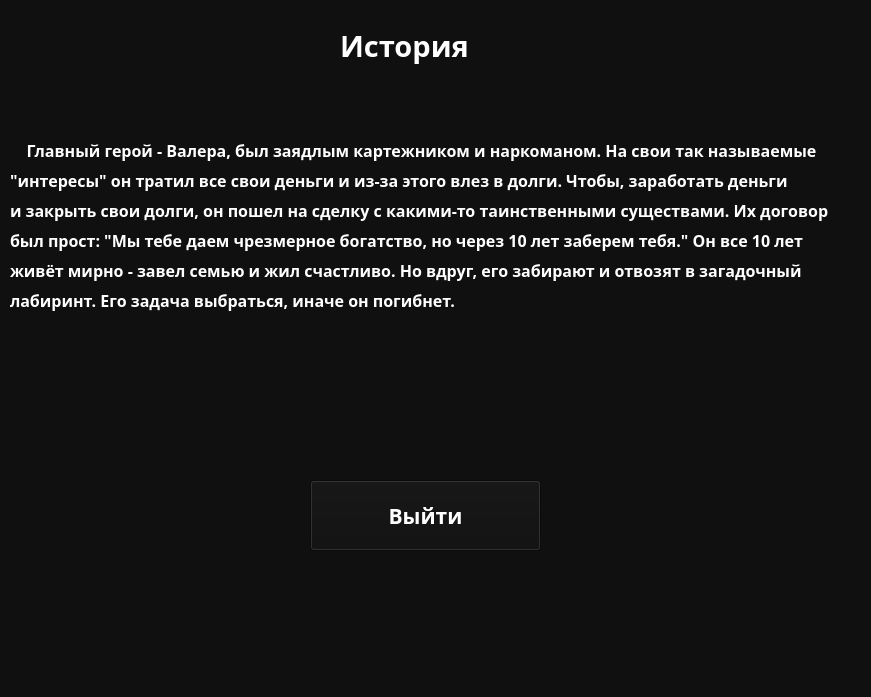
<?xml version="1.0" encoding="UTF-8"?>
<ui version="4.0">
 <class>MainWindow</class>
 <widget class="QMainWindow" name="MainWindow">
  <property name="geometry">
   <rect>
    <x>0</x>
    <y>0</y>
    <width>871</width>
    <height>697</height>
   </rect>
  </property>
  <property name="windowTitle">
   <string>MainWindow</string>
  </property>
  <property name="styleSheet">
   <string notr="true">QWidget {
	color: white;
	background-color: #101010;
	font-family: Rubik;
	font-size: 16pt;
	font-weight: 600;
}</string>
  </property>
  <widget class="QWidget" name="centralwidget">
   <widget class="QLabel" name="label_2">
    <property name="geometry">
     <rect>
      <x>10</x>
      <y>140</y>
      <width>851</width>
      <height>21</height>
     </rect>
    </property>
    <property name="styleSheet">
     <string notr="true">QWidget {
	color: white;
	background-color: #101010;
	font-family: Rubik;
	font-size: 12pt;
	font-weight: 600;
}</string>
    </property>
    <property name="text">
     <string>    Главный герой - Валера, был заядлым картежником и наркоманом. На свои так называемые</string>
    </property>
   </widget>
   <widget class="QPushButton" name="va">
    <property name="geometry">
     <rect>
      <x>310</x>
      <y>480</y>
      <width>231</width>
      <height>71</height>
     </rect>
    </property>
    <property name="text">
     <string>Выйти</string>
    </property>
   </widget>
   <widget class="QLabel" name="label">
    <property name="geometry">
     <rect>
      <x>340</x>
      <y>20</y>
      <width>151</width>
      <height>51</height>
     </rect>
    </property>
    <property name="styleSheet">
     <string notr="true">QWidget {
	font-size: 22pt;
}</string>
    </property>
    <property name="text">
     <string>История</string>
    </property>
   </widget>
   <widget class="QLabel" name="label_3">
    <property name="geometry">
     <rect>
      <x>10</x>
      <y>170</y>
      <width>851</width>
      <height>21</height>
     </rect>
    </property>
    <property name="styleSheet">
     <string notr="true">QWidget {
	color: white;
	background-color: #101010;
	font-family: Rubik;
	font-size: 12pt;
	font-weight: 600;
}</string>
    </property>
    <property name="text">
     <string>&quot;интересы&quot; он тратил все свои деньги и из-за этого влез в долги. Чтобы, заработать деньги</string>
    </property>
   </widget>
   <widget class="QLabel" name="label_4">
    <property name="geometry">
     <rect>
      <x>10</x>
      <y>200</y>
      <width>851</width>
      <height>21</height>
     </rect>
    </property>
    <property name="styleSheet">
     <string notr="true">QWidget {
	color: white;
	background-color: #101010;
	font-family: Rubik;
	font-size: 12pt;
	font-weight: 600;
}</string>
    </property>
    <property name="text">
     <string>и закрыть свои долги, он пошел на сделку с какими-то таинственными существами. Их договор </string>
    </property>
   </widget>
   <widget class="QLabel" name="label_5">
    <property name="geometry">
     <rect>
      <x>10</x>
      <y>230</y>
      <width>851</width>
      <height>21</height>
     </rect>
    </property>
    <property name="styleSheet">
     <string notr="true">QWidget {
	color: white;
	background-color: #101010;
	font-family: Rubik;
	font-size: 12pt;
	font-weight: 600;
}</string>
    </property>
    <property name="text">
     <string>был прост: &quot;Мы тебе даем чрезмерное богатство, но через 10 лет заберем тебя.&quot; Он все 10 лет </string>
    </property>
   </widget>
   <widget class="QLabel" name="label_6">
    <property name="geometry">
     <rect>
      <x>10</x>
      <y>260</y>
      <width>851</width>
      <height>21</height>
     </rect>
    </property>
    <property name="styleSheet">
     <string notr="true">QWidget {
	color: white;
	background-color: #101010;
	font-family: Rubik;
	font-size: 12pt;
	font-weight: 600;
}</string>
    </property>
    <property name="text">
     <string>живёт мирно - завел семью и жил счастливо. Но вдруг, его забирают и отвозят в загадочный</string>
    </property>
   </widget>
   <widget class="QLabel" name="label_7">
    <property name="geometry">
     <rect>
      <x>10</x>
      <y>290</y>
      <width>851</width>
      <height>21</height>
     </rect>
    </property>
    <property name="styleSheet">
     <string notr="true">QWidget {
	color: white;
	background-color: #101010;
	font-family: Rubik;
	font-size: 12pt;
	font-weight: 600;
}</string>
    </property>
    <property name="text">
     <string>лабиринт. Его задача выбраться, иначе он погибнет.</string>
    </property>
   </widget>
  </widget>
  <widget class="QMenuBar" name="menubar">
   <property name="geometry">
    <rect>
     <x>0</x>
     <y>0</y>
     <width>871</width>
     <height>31</height>
    </rect>
   </property>
  </widget>
  <widget class="QStatusBar" name="statusbar"/>
 </widget>
 <resources/>
 <connections/>
</ui>
